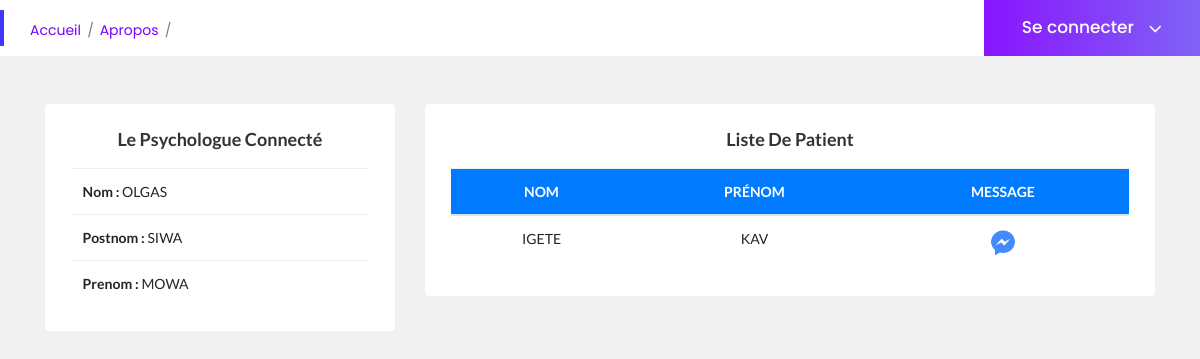
Page /malade.php (signed in) on the committed database.
### tables this page shows
CREATE TABLE IF NOT EXISTS `psychologue` (
  `idpsc` varchar(50) NOT NULL,
  `nom` text NOT NULL,
  `postnom` text NOT NULL,
  `prenom` text NOT NULL,
  `genre` text NOT NULL,
  `telephone` text NOT NULL,
  `motdepasse` text NOT NULL,
  PRIMARY KEY (`idpsc`)
);

CREATE TABLE IF NOT EXISTS `patient` (
  `id` int(11) NOT NULL AUTO_INCREMENT,
  `nom` text NOT NULL,
  `prenom` text NOT NULL,
  `genre` text NOT NULL,
  `motdepasse` text NOT NULL,
  PRIMARY KEY (`id`)
);

### malade.php (the view, shortened to what this page needs)
<?php
include "connexion.php";
 ?>
<!doctype html>
<html class="no-js" lang="en">
<head>
    <link rel="stylesheet" href="assets/css/bootstrap.min.css">
    <link rel="stylesheet" href="assets/css/font-awesome.min.css">
    <link rel="stylesheet" href="assets/css/themify-icons.css">
    <link rel="stylesheet" href="assets/css/metisMenu.css">
    <link rel="stylesheet" href="assets/css/owl.carousel.min.css">
    <link rel="stylesheet" href="assets/css/slicknav.min.css">
    <link rel="stylesheet" href="https://www.amcharts.com/lib/3/plugins/export/export.css" type="text/css" media="all" />
    <link rel="stylesheet" href="assets/css/typography.css">
    <link rel="stylesheet" href="assets/css/default-css.css">
    <link rel="stylesheet" href="assets/css/styles.css">
    <link rel="stylesheet" href="assets/css/responsive.css">
</head>
<body style="background: #F1F1F1;">
<?php
include "navBar.php";
 ?>
    <div class="container">
<div class="row">
    <div class="col-lg-4 mt-5">
        <div class="card">
            <div class="card-body">
                <h4 class="header-title text-center"> Le psychologue connecté</h4>
                <div class="single-table">
                    <div class="table-responsive">
                        <table class="table text-center">
                            <?php
                            $ids=$_SESSION['id'];
                                    $recuperUser= $bdd->prepare("SELECT * FROM psychologue where idpsc='$ids'");
                 $recuperUser->execute(array());
                 while($user = $recuperUser->fetch()){
                    ?>
                     <tbody class="text-left">
                                <tr>
                                   <td> <span class="weid">Nom :  </span> <?php echo $user['nom']; ?></td>
                                </tr>
                                <tr>
                                   <td><span class="weid">Postnom : </span><?php echo $user['postnom']; ?></td>
                                </tr>
                                <tr>
                                   <td> <span class="weid">Prenom : </span><?php echo $user['prenom']; ?></td>
                                </tr>
                                 </tbody>
                    <?php
                 }
                             ?>
                        </table>
                    </div>
                </div>
            </div>
        </div>
    </div>
    <div class="col-lg-8 mt-5">
        <div class="card">
            <div class="card-body">
                <h4 class="header-title text-center"> Liste de patient</h4>
                <div class="single-table">
                    <div class="table-responsive">
                        <table class="table text-center">
                            <thead class="text-uppercase bg-primary">
                                <tr class="text-white">
                                    <th scope="col">Nom</th>
                                    <th scope="col">Prénom</th>
                                    <th scope="col">message</th>
                                </tr>
                            </thead>
                            <?php
                                    $recuperUser= $bdd->prepare('SELECT * FROM patient ');
                 $recuperUser->execute(array());
                 while($user = $recuperUser->fetch()){
                    ?>
                     <tbody>
                                <tr>
                                    <td><?php echo $user['nom']; ?></td>
                                    <td><?php echo $user['prenom']; ?></td>
                                    <td><a href="chat.php?id=<?php echo $user['id']; ?>   "><img src="image/message.png" style="width: 30px; height: 30px;"></a></td></a>
                                </tr>
                                 </tbody>
                    <?php
                 }
                             ?>
                        </table>
                    </div>
                </div>
            </div>
        </div>
    </div>
</div>
    </div>
</body>
</html>

### malade.php (style rules this page uses)
.weid { font-weight: bold; }

### rows in the picture
psychologue: nom "OLGAS", postnom "SIWA", prenom "MOWA"
patient: nom "IGETE", prenom "KAV"
